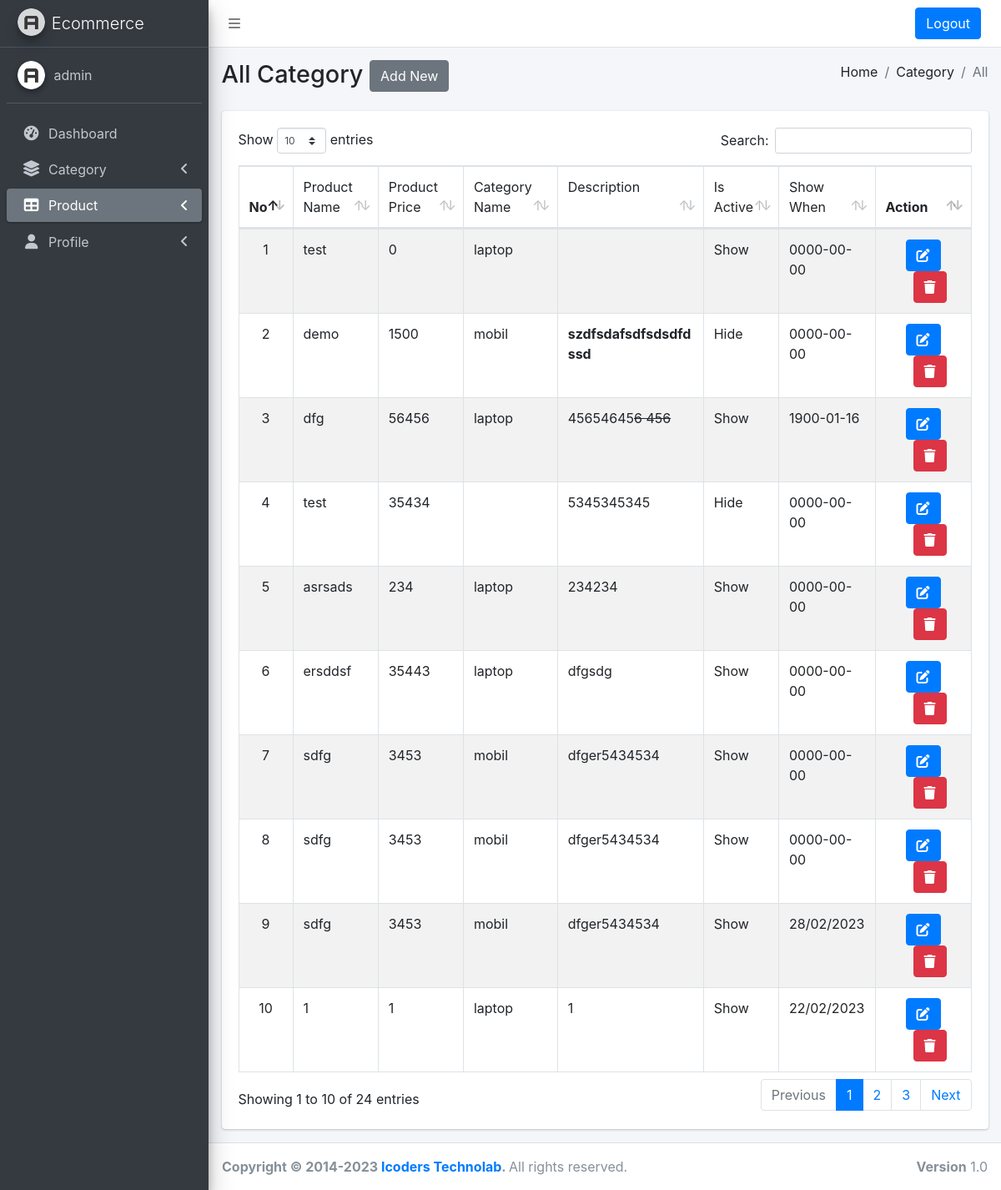
The page /admin/display_product.php (signed in) on the database its author committed.
### tables this page shows
CREATE TABLE `product` (
  `id` int(11) NOT NULL,
  `product_name` varchar(255) NOT NULL,
  `product_price` int(11) NOT NULL,
  `parent_category_id` int(11) NOT NULL,
  `description` text NOT NULL,
  `is_active` int(1) NOT NULL,
  `show_when` varchar(10) NOT NULL
);

CREATE TABLE `category` (
  `id` int(11) NOT NULL,
  `parent_category_id` int(11) NOT NULL,
  `category_name` varchar(100) NOT NULL
);

### admin/display_product.php (the view, shortened to what this page needs)
<?php
  require_once 'include/connection.php';
?>
<!DOCTYPE html>
<html lang="en">
  <head>
    <?php
      require_once 'include/headerscript.php';
    ?>
  </head>
  <body class="hold-transition sidebar-mini">
    <div class="wrapper">
      <?php
        require_once 'include/header.php';
      ?>
      <div class="content-wrapper">
        <section class="content-header">
          <div class="container-fluid">
            <div class="row mb-2">
              <div class="col-sm-6">
                <h1>All Category <a href="add_product.php" class="btn btn-secondary">Add New</a></h1>
              </div>
              <div class="col-sm-6">
                <ol class="breadcrumb float-sm-right">
                  <li class="breadcrumb-item">Home</li>
                  <li class="breadcrumb-item">Category</li>
                  <li class="breadcrumb-item active">All</li>
                </ol>
              </div>
            </div>
          </div>
        </section>
        <section class="content designation-all">
          <div class="container-fluid">
            <div class="row">
              <div class="col-12">
                <div class="card">
                  <div class="card-body">
                    <table id="product_table" class="table table-bordered table-striped">
                      <thead>
                        <tr>
                          <th class="no">No</th>
                          <td>Product Name </td>
                          <td>Product Price</td>
                          <td>Category Name</td>
                          <td>Description</td>
                          <td>Is Active</td>
                          <td>Show When</td>
                          <th class="action">Action</th>
                        </tr>
                      </thead>
                      <tbody>
                        <?php
                          $count= 0;
                          $qry1 = "select * from product";
                          $res1 = mysqli_query($con,$qry1);
                          while($row1= mysqli_fetch_array($res1)){
                            $count  = $count + 1;
                        ?>
                        <tr>
                          <td align="center"><?php echo $count; ?></td>
                          <td><?php echo $row1['product_name']; ?></td>
                          <td><?php echo $row1['product_price']; ?></td>
                          <td>
                            <?php
                              $category_parent_name =$row1['parent_category_id'];
                              $qry2 = "select * from category where id='$category_parent_name'";
                              $res2 = mysqli_query($con,$qry2);
                                while($row2 = mysqli_fetch_array($res2)){
                                  echo $row2['category_name'];
                                }
                            ?>
                          </td>
                          <td><?php echo $row1['description']; ?></td>
                          <td><?php if($row1['is_active'] == "0"){echo "Hide";}else{ echo "Show"; }  ?></td>
                          <td><?php echo $row1['show_when'] ?></td>
                          <td align="center">
                            <a href="edit_product.php?edit_id=<?php echo $row1['id']; ?>" class="btn btn-primary">
                              <i class="nav-icon fa fa-edit"></i>
                            </a>
                            <a onclick="return checkdelete()" href="display_product.php?delete_id=<?php echo $row1['id']; ?>" class="btn btn-danger ml-3">
                              <i class="nav-icon fa fa-trash"></i>
                            </a>
                          </td>
                        </tr>
                        <?php
                         }
                        ?>
                      </tbody>
                    </table>
                  </div>
                </div>
              </div>
            </div>
          </div>
        </section>
      </div>
      <footer class="main-footer">
        <?php
          require_once "include/footer.php";
        ?>
      </footer>
    </div>
  </body>
</html>

### admin/include/headerscript.php
<link rel="stylesheet" href="asset/css/style.css">
<link rel="stylesheet" href="https://cdnjs.cloudflare.com/ajax/libs/font-awesome/6.2.1/css/all.min.css">
<link rel="stylesheet" href="asset/dist/css/adminlte.min.css">
<link rel="stylesheet" href="asset/plugins/toastr/toastr.min.css">
<link href="asset/dist/css/select2.min.css" rel="stylesheet" />
<link rel="stylesheet" href="asset/plugins/datatables-bs4/css/dataTables.bootstrap4.min.css">
<link rel="stylesheet" href="asset/plugins/datatables-responsive/css/responsive.bootstrap4.min.css">
<link rel="stylesheet" href="asset/plugins/datatables-buttons/css/buttons.bootstrap4.min.css">
<link rel="stylesheet" href="asset/plugins/datatables/css/buttons.dataTables.min.css">
<link rel="stylesheet" href="//code.jquery.com/ui/1.13.2/themes/base/jquery-ui.css">

### admin/include/header.php (shortened to what this page needs)
<nav class="main-header navbar navbar-expand navbar-white navbar-light">
  <ul class="navbar-nav">
    <li class="nav-item">
      <a class="nav-link" data-widget="pushmenu" href="#" role="button"><i class="fas fa-bars"></i></a>
    </li>
  </ul>
  <ul class="navbar-nav ml-auto">
    <li class="nav-item">
      <a href="logout.php" class="btn btn-primary mr-3" href="#" role="button">
        Logout
      </a>
    </li>
  </ul>
</nav>
<?php
  require_once 'sidebar.php';
?>

### admin/include/sidebar.php (shortened to what this page needs)
<?php
  $activePage = basename($_SERVER['PHP_SELF'], ".php");
?>
<aside class="main-sidebar sidebar-dark-primary elevation-4">
  <a href="" class="brand-link">
    <img src="asset/dist/img/AdminLTELogo.png" alt="AdminLTE Logo" class="brand-image img-circle elevation-3" style="opacity: .8">
    <span class="brand-text font-weight-light">Ecommerce</span>
  </a>
  <div class="sidebar">
    <div class="user-panel mt-3 pb-3 mb-3 d-flex">
      <div class="image">
        <img src="asset/dist/img/AdminLTELogo.png" class="img-circle elevation-2" alt="User Image">
      </div>
      <div class="info">
        <a href="#" class="d-block"><?php echo $_SESSION['first_name']; ?></a>
      </div>
    </div>
    <nav class="mt-2" id="toggle">
      <ul class="nav nav-pills nav-sidebar flex-column" data-widget="treeview" role="menu" data-accordion="false">
        <li class="nav-item">
          <a href="dashboard.php" class="nav-link <?= ($activePage == 'dashboard') ? 'active':''; ?>">
            <i class="nav-icon fas fa-tachometer-alt"></i>
            <p>
              Dashboard
            </p>
          </a>
        </li>
        <li class="nav-item">
          <a href="#" class="nav-link <?php if($activePage == 'add_category' || $activePage ==  'display_category'){ echo "active";} ?>">
            <i class="nav-icon fa-sharp fa-solid fa-layer-group"></i>
            <p>
              Category
              <i class="right fas fa-angle-left"></i>
            </p>
          </a>
        </li>
        <li class="nav-item">
          <a href="#" class="nav-link <?php if($activePage == 'add_product' || $activePage ==  'display_product'){ echo "active";} ?>">
            <i class="nav-icon fas fa-table"></i>
            <p>
              Product
              <i class="right fas fa-angle-left"></i>
            </p>
          </a>
        </li>
        <li class="nav-item">
          <a href="#" class="nav-link <?php if($activePage == 'change_pwd'){ echo "active";} ?>">
            <i class="nav-icon fa fa-user"></i>
            <p>
              Profile
              <i class="right fas fa-angle-left"></i>
            </p>
          </a>
        </li>
      </ul>
    </nav>
  </div>
</aside>

### admin/include/footer.php
<div class="float-right d-none d-sm-block">
  <b>Version</b> 1.0
</div>
<strong>Copyright &copy; 2014-<?php echo date("Y"); ?>
  <a href="https://icoders.co.in/">Icoders Technolab</a>.
</strong> All rights reserved.

### admin/asset/css/style.css (style rules this page uses)
th.action { width: 100px; }
.no { width: 20px; }
tbody td { max-width: 150px; }
.sidebar-dark-primary .nav-sidebar>.nav-item>.nav-link.active { background-color: #007C90; }

### rows shown on the page
product: product_name "test", product_price "0", is_active "Show", show_when "0000-00-00"
category: category_name "laptop"
product: product_name "demo", product_price "1500", description "szdfsdafsdfsdsdfdssd", is_active "Hide", show_when "0000-00-00"
category: category_name "mobil"
product: product_name "dfg", product_price "56456", description "45654645 6 456", is_active "Show", show_when "1900-01-16"
product: product_name "test", product_price "35434", description "5345345345", is_active "Hide", show_when "0000-00-00"
product: product_name "asrsads", product_price "234", description "234234", is_active "Show", show_when "0000-00-00"
product: product_name "ersddsf", product_price "35443", description "dfgsdg", is_active "Show", show_when "0000-00-00"
product: product_name "sdfg", product_price "3453", description "dfger5434534", is_active "Show", show_when "0000-00-00"
product: product_name "sdfg", product_price "3453", description "dfger5434534", is_active "Show", show_when "0000-00-00"
product: product_name "sdfg", product_price "3453", description "dfger5434534", is_active "Show", show_when "28/02/2023"
product: product_name "1", product_price "1", description "1", is_active "Show", show_when "22/02/2023"

### other values the page prints
$_SESSION['first_name'] "admin"
